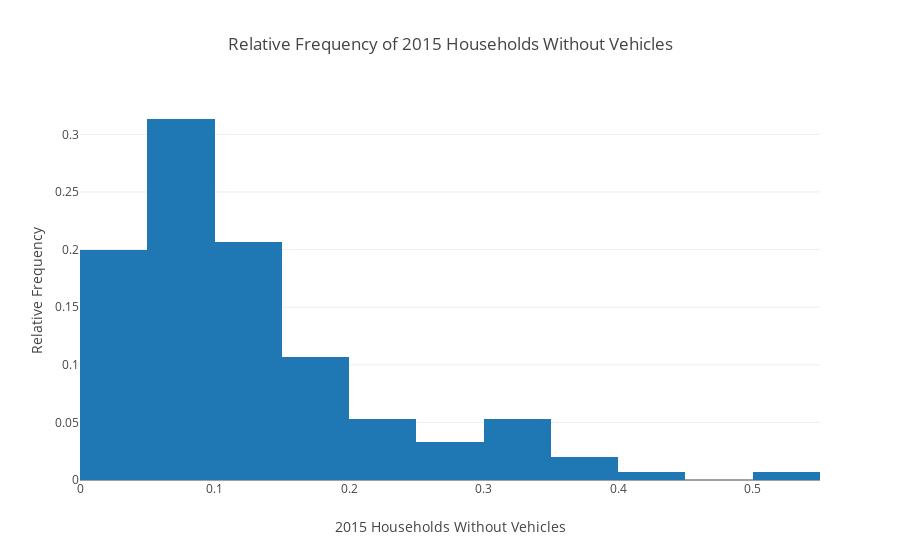

Notebook source saved alongside this figure:
### Code cell
trace6 = go.Histogram(
    x=df_6_1['2015 Households Without Vehicles'],
    y=df_6_1['relative frequency'],
    histnorm='probability'
)
data=[trace6]
layout = go.Layout(
    title='Relative Frequency of 2015 Households Without Vehicles',
    yaxis=dict(title='Relative Frequency'),
    xaxis=dict(title='2015 Households Without Vehicles')
)

fig = go.Figure(data=data,layout=layout)
cf.iplot(fig)

### Figure 1 — Plotly figure (JSON) as saved in the notebook; plotly's stock layout.template omitted (floating-point values rounded to 4 significant figures; data arrays with more than 128 entries replaced by an {"elided": "..."} marker saying what was removed)
{"data": [{"histnorm": "probability", "type": "histogram", "uid": "41aaaa58-69ee-4030-8f53-f3a95c195639", "x": {"elided": "150 float values"}, "y": {"elided": "150 float values"}}], "layout": {"title": {"text": "Relative Frequency of 2015 Households Without Vehicles"}, "xaxis": {"title": {"text": "2015 Households Without Vehicles"}}, "yaxis": {"title": {"text": "Relative Frequency"}}}}
